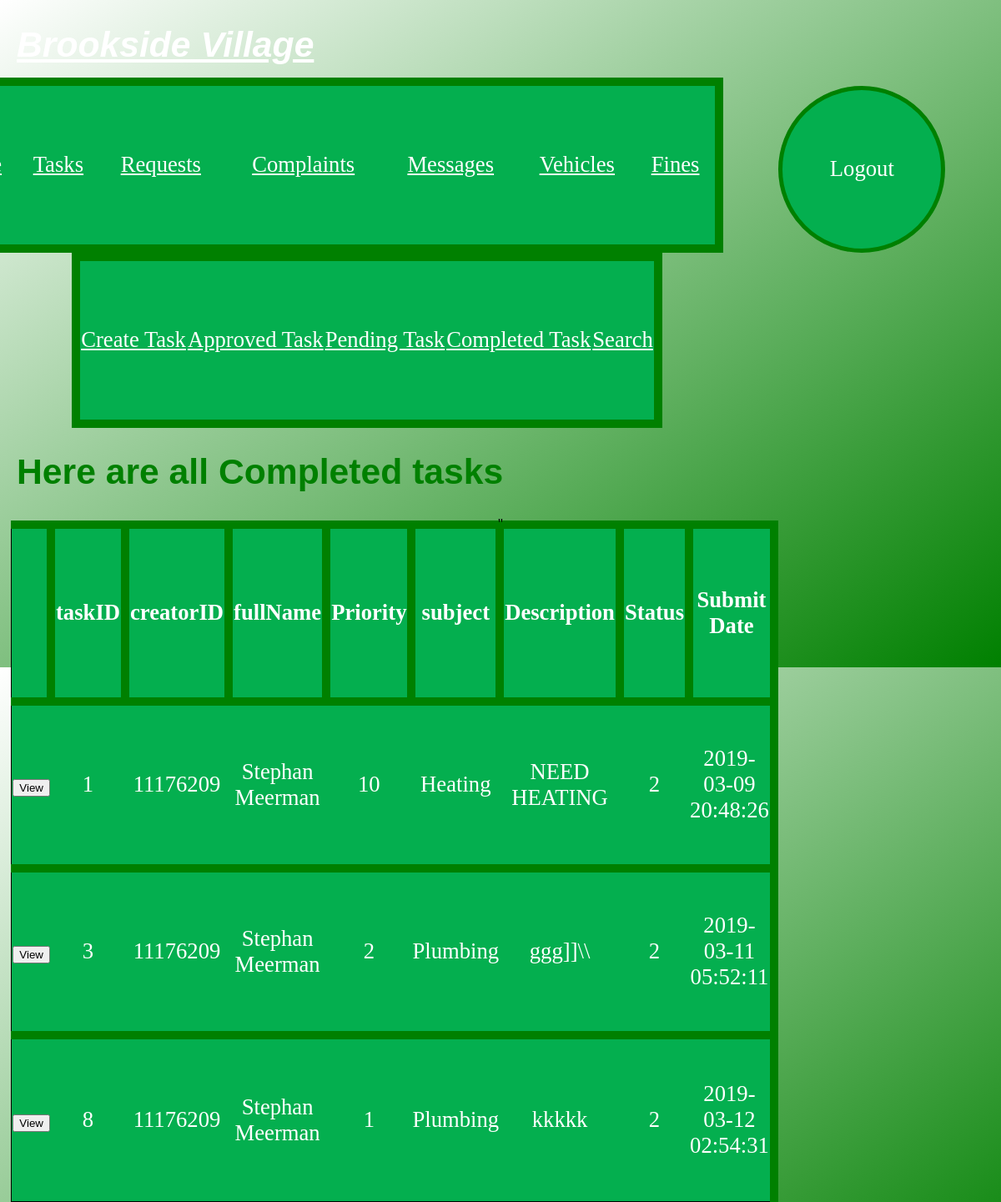
The app's page /Brookside10/Tasks_Comp.php (signed in) with its own data.
### tables this page shows
CREATE TABLE `tasks` (
  `taskID` int(8) NOT NULL,
  `creatorID` int(8) NOT NULL,
  `fullName` varchar(21) NOT NULL,
  `priority` int(2) NOT NULL,
  `subject` varchar(20) NOT NULL,
  `description` text NOT NULL,
  `status` int(1) NOT NULL,
  `submitDate` datetime NOT NULL,
  `compDate` datetime DEFAULT NULL
);

### Brookside10/displayTasks.php (the view, shortened to what this page needs)
	<center><table class="table3">
			<?php
			$header = "<tr>
							<th> </th>
							<th>taskID</th>
							<th>creatorID</th>
							<th>fullName</th>
							<th>Priority</th>
							<th>subject</th>
							<th>Description</th>
							<th>Status</th>
							<th>Submit Date</th>
						</tr>";
			if(isset($_POST['taskform-submit']))
			{
				$taskid = $_POST['tID'];
				$tSt = $_POST['tSt'];
				$sql = "SELECT *
					      FROM tasks
						 WHERE taskID = '$taskid' ";
				$result = mysqli_query($conn, $sql);
					if (mysqli_num_rows($result) == 1)
					{
						while($row = mysqli_fetch_assoc($result))
						{
							echo "<table class = 'table2'>
									<tr> <td>Task ID        </td> <td> " . $row["taskID"]. "     </td> </tr>
									<tr> <td>Creator ID 	</td> <td> " . $row["creatorID"]. "  </td> </tr>
									<tr> <td>Full Name  	</td> <td> " . $row["fullName"]. "   </td> </tr>
									<tr> <td>Priorty        </td> <td> " . $row["priority"]. "   </td> </tr>
									<tr> <td>Subject        </td> <td> " . $row["subject"]. "    </td> </tr>
									<tr> <td>Description    </td> <td> " . $row["description"]. "</td> </tr>
									<tr> <td>Status         </td> <td> " . $row["status"]. "     </td> </tr>
									<tr> <td>Submitted Date </td> <td> " . $row["submitDate"]. " </td> </tr> ";
							if($idnum[0] == 1)
							{
								if($tSt == 3)
								{
									echo "<td>
											<form action = 'Tasks_Action.php' method = 'post'>
												<input type ='hidden' name = 'tID' value = " . $row["taskID"] . ">
												<input type ='hidden' name = 'tSt' value = " . $row["status"] . ">
												<input type ='submit' name = 'taskaction-submit' value = 'Resubmit'>
											</form>
										  </td>
										  <td>
											<form action = 'Tasks_Action.php' method = 'post'>
												<input type ='hidden' name = 'tID' value = " . $row["taskID"] . ">
												<input type ='hidden' name = 'tSt' value = " . $row["status"] . ">
												<input type ='submit' name = 'taskdelete-submit' value = 'Delete'>
											</form>
										  </td>";
								}
							}
							else if($idnum[0] == 2 || $idnum[0] == 3)
							{
								if($tSt == 0)
								{
									echo "<td>
											<form action = 'Tasks_Action.php' method = 'post'>
												<input type ='hidden' name = 'tID' value = " . $row["taskID"] . ">
												<input type ='hidden' name = 'tSt' value = " . $row["status"] . ">
												<input type ='submit' name = 'taskaction-submit' value = 'Accept'>
											</form>
										  </td>
										  <td>
											<form action = 'Tasks_Action.php' method = 'post'>
												<input type ='hidden' name = 'tID' value = " . $row["taskID"] . ">
												<input type ='hidden' name = 'tSt' value = " . $row["status"] . ">
												<input type ='submit' name = 'taskdecline-submit' value = 'Decline'>
											</form>
										  </td>";
								}
								else if($tSt == 1)
								{
									echo "<td>
										  </td>
										  <td>
											<form action = 'Tasks_Action.php' method = 'post'>
												<input type ='hidden' name = 'tID' value = " . $row["taskID"] . ">
												<input type ='hidden' name = 'tSt' value = " . $row["status"] . ">
												<input type ='submit' name = 'taskaction-submit' value = 'Complete'>
											</form>
										  </td>";
								}
							}
						}
					}
			}
			else if($idnum[0] == 1){
				$sql = "SELECT *
					      FROM tasks
						 WHERE creatorID = '$idnum'
						   AND status = '$stat'";
				$result = mysqli_query($conn, $sql);
					if (mysqli_num_rows($result) > 0) {
						echo " '$header' ";
						while($row = mysqli_fetch_assoc($result)) {
						  echo "<tr>
									<td>
										<form action = 'Tasks_Form.php' method = 'post'>
											<input type ='hidden' name = 'tID' value = " . $row["taskID"] . ">
											<input type ='hidden' name = 'tSt' value = " . $row["status"] . ">
											<input type ='submit' name = 'taskform-submit' value = 'View'>
										</form>
									</td>
									<td>" . $row["taskID"] . "</td>
									<td>" . $row["creatorID"] . "</td>
									<td>" . $row["fullName"] . "</td>
									<td>" . $row["priority"] . "</td>
									<td>" . $row["subject"] . "</td>
									<td>" . $row["description"] . "</td>
									<td>" . $row["status"] . "</td>
									<td>" . $row["submitDate"] . "</td>
								</tr>";
						}
					}
			}
			?>
			</table>
</html>

### Brookside10/Tasks_Comp.php (shortened to what this page needs)
<?php
	require 'DatabaseConn.php';
	$idnum = $_SESSION['ID'];
?>
<!DOCTYPE html>
<html lang="en">
	<head>
		<link rel="stylesheet" type="text/css" href="CSS/TheBestCss4.css">
	</head>
	<?php
	if($idnum[0] == 1)
	{
		require "header1.php";
		require "TaskHeader1.php";
		echo "<h1> Here are all Completed tasks</h1>";
		$stat = 2;
		require "displayTasks.php";
	}
	?>
</html>

### Brookside10/header1.php (shortened to what this page needs)
<!DOCTYPE html>
<html lang="en">
	<head>
		<link rel="stylesheet" type="text/css" href="CSS/TheBestCss4.css">
	</head>
	<body>
		<header>
		<h1><i> <a href = "Home.php"> Brookside Village </a></i></h1>
		<center>
		<font size="6">
		<table class="table1" style="width:80%", frame="box", align=right>
			<tr>
				<td><a href="Home.php">            Home       </a></td>
				<td><a href="Tasks_View.php">      Tasks      </a></td>
				<td><a href="Requests_View.php">   Requests   </a></td>
				<td><a href="Complaints_View.php"> Complaints </a></td>
				<td><a href="Messages_View.php">   Messages   </a></td>
				<td><a href="Vehicles_View.php">   Vehicles   </a></td>
				<td><a href="Fine.php">      Fines      </a></td>
			</tr>
		</table>
		</font>
		<form  action ="Logout.php" method = "post">
				<button class="circ" type = "submit" name = "logout-submit"> Logout </button>
		</form>
		</header>
	</body>
</html>

### Brookside10/TaskHeader1.php
<center><table class = "table1">
		<tr>
			<td> <a href = "Tasks_Add.php">  Create Task    </a> </td>
			<td> <a href = "Tasks_App.php">  Approved Task  </a> </td>
			<td> <a href = "Tasks_Pend.php"> Pending Task   </a> </td>
			<td> <a href = "Tasks_Comp.php"> Completed Task </a> </td>
            <td> <a href = "Task_Search.php"> Search </a> </td>
		</tr>
	</table>

### Brookside10/CSS/TheBestCss4.css (style rules this page uses)
html, body { height: 100%;width: 100%; }
body { background-image: linear-gradient(to bottom right, white, green); background-size: cover; margin: 0; }
h1,h2,h3 { font-family: Gabriola, Calibri, Comic Sans, sans-serif; font-size: 32pt }
th { background-color:#04AF4F; }
td { background-color:#04AF4F; }
a:link { color:white }
.table1 { font-family: "Calibri"; font-size: 20pt; margin-left: 10pt; margin-right: 250pt; margin-top: -10pt; height: 200px; border-style: solid; border: solid green 10px; border-collapse: collapse; color: white; text-align: center; }
h1 { color:green; text-align:left; border: solid green 0px; margin-left: 20px; }
.circ { color:white; font-size: 20pt; font-family: "Calibri"; height: 200px; width: 200px; background-color:#04AF4F; border-radius: 50%; display: inline-block; float: right; float: top; margin-right: 50pt; margin-top: -150pt; border: solid green 5px; }
input[type=text], input[type=number], select, { width: 40%; font-size: 15pt; padding: 12px 20px; margin: 8px 0; display: inline-block; border: 1px solid #ccc; box-shadow: inset 0 1px 3px #ddd; border-radius: 4px; box-sizing: border-box; }
.table3, th, tr { font-family: "Calibri"; font-size: 20pt; margin-left: 10pt; margin-right: 250pt; margin-top: -10pt; height: 200px; border-style: solid; border: solid green 10px; border-left: solid 1px black; border-bottom: solid 1px black; border-collapse: collapse; color: white; text-align: center; }

### records on screen
tasks: taskID "1", creatorID "11176209", fullName "Stephan Meerman", priority "10", subject "Heating", description "NEED HEATING", status "2", submitDate "2019-03-09 20:48:26"
tasks: taskID "3", creatorID "11176209", fullName "Stephan Meerman", priority "2", subject "Plumbing", description "ggg]]\\\\", status "2", submitDate "2019-03-11 05:52:11"
tasks: taskID "8", creatorID "11176209", fullName "Stephan Meerman", priority "1", subject "Plumbing", description "kkkkk", status "2", submitDate "2019-03-12 02:54:31"
